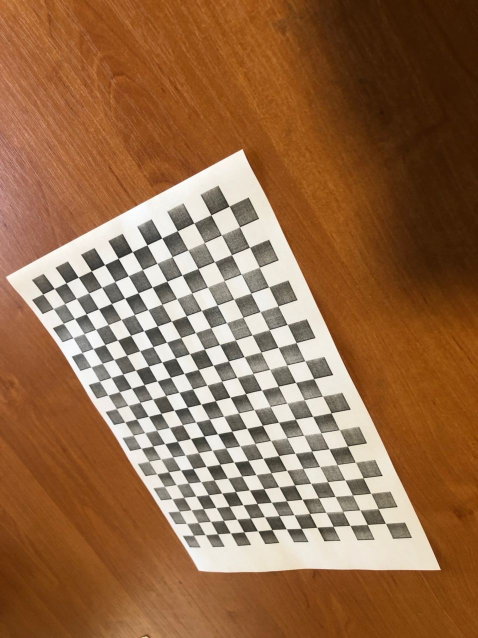
#> input picture panorama-stiching/datasets_for_calibrating/chessboard19x14/photo_2020-09-21 13.48.17.jpeg, 956 x 1276 px (shown at 1/2 size); its folder holds 4 pictures in this run
$ python calibration.py
#> lines starting #> are read from the running program, lines starting #| are printed output that depends on the picture; after the words box and inside, x2 and y2 are one past the last pixel; in counts of white or black regions, pixels touching at a corner belong together
import cv2
import numpy as np
import glob
import os


def get_matrix(folder_name, patternSize):
    # termination criteria
#> called with folder_name = 'datasets_for_calibrating/chessboard19x14', patternSize = (19, 14)
    criteria = (cv2.TERM_CRITERIA_EPS + cv2.TERM_CRITERIA_MAX_ITER, 30, 0.001)

    # prepare object points, like (0,0,0), (1,0,0), (2,0,0) ....,(6,5,0)
    # вместо этих координат задать размеры

    objp = np.zeros((patternSize[1] * patternSize[0], 3), np.float32)
    objp[:, :2] = np.mgrid[0:patternSize[0], 0:patternSize[1]].T.reshape(-1, 2)

    # Arrays to store object points and image points from all the images.
    objpoints = []  # 3d point in real world space
    imgpoints = []  # 2d points in image plane.

    images = glob.glob(folder_name + '/*.jpeg')

    binary = None
    i = 1
    for fname in images:
        img = cv2. imread(fname)
#> img is the input picture: shape (1276, 956, 3); mean B, G, R 74.5, 107.8, 148.6

        _, thr = cv2.threshold(img, 190, 255, cv2.THRESH_BINARY)
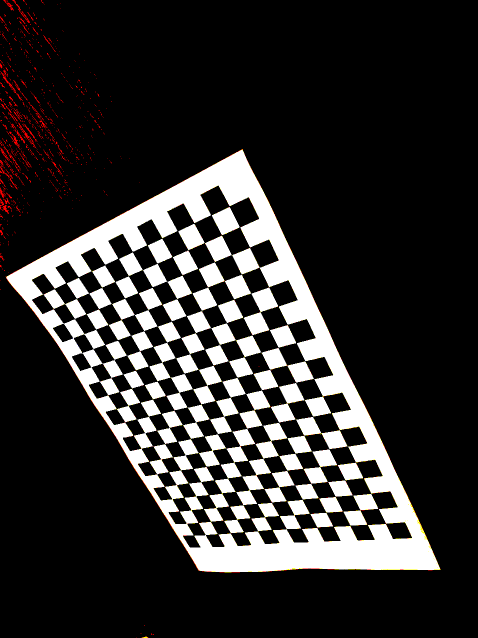
#> thr: shape (1276, 956, 3) (shown at 1/2 size); mean B, G, R 47.3, 48, 49.5
        gray = cv2.cvtColor(thr, cv2.COLOR_RGB2GRAY)
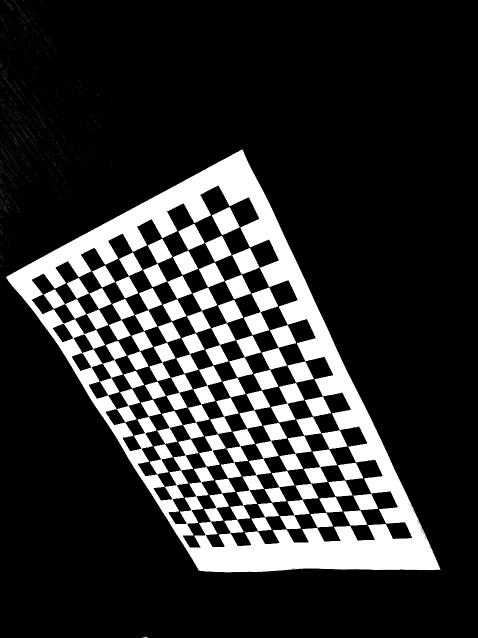
#> gray: shape (1276, 956) (shown at 1/2 size); min 0, max 255, mean 48
        gray = cv2.erode(gray, kernel=np.ones((3, 3), np.uint8))
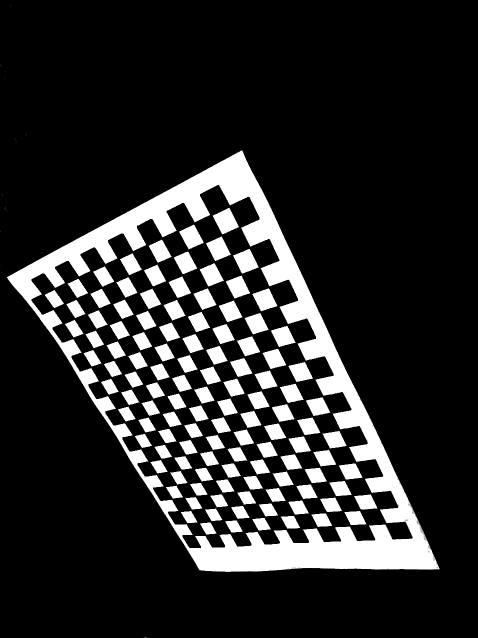
#> gray: shape (1276, 956) (shown at 1/2 size); min 0, max 255, mean 42.1

        # Find the chess board corners
        print(i)
        ret, corners = cv2.findChessboardCorners(gray, patternSize, None)
#> ret = True; corners = 266 rows, first 8: [387, 1070.5], [374.3, 1045.8], [359, 1022.5], [343.6, 999.5], [329, 973], [315.4, 946.7], [300.2, 924.1], [281.8, 898.4]
        cv2.namedWindow('binary', cv2.WINDOW_NORMAL)
        cv2.imshow('binary', gray)
        cv2.waitKey(0)

        if ret:
            i+=1
            objpoints.append(objp)

            corners2 = cv2.cornerSubPix(gray, corners, (11, 11), (-1, -1), criteria)
#> corners2 = 266 rows, first 8: [387.4, 1070.5], [373.5, 1047], [359.1, 1022.8], [344.3, 997.8], [329.1, 973.1], [313.7, 947.9], [297.9, 922.8], [282.6, 896.8]
            imgpoints.append(corners2)

            # Draw and display the corners
            img = cv2.drawChessboardCorners(img, patternSize, corners2, ret)
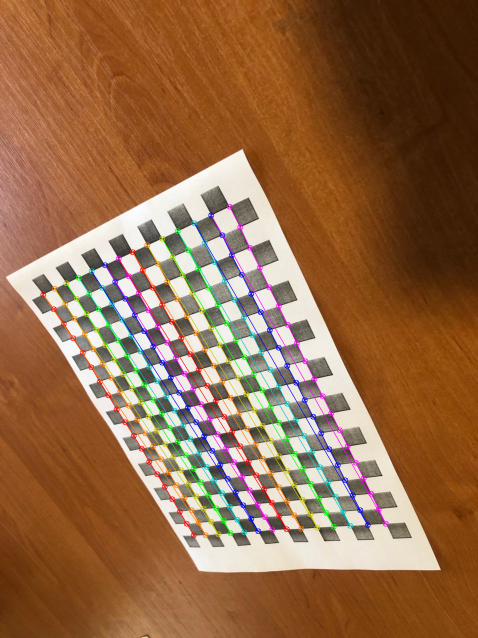
#> img: shape (1276, 956, 3) (shown at 1/2 size); 5.2% of pixels changed, all inside (x1, y1, x2, y2) = (80, 407, 778, 1077)
#> pass 2 of the loop in get_matrix, `for fname in images:`:
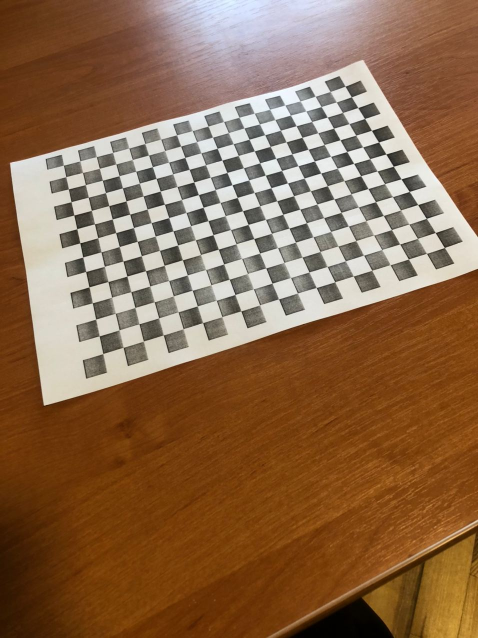
#> input picture panorama-stiching/datasets_for_calibrating/chessboard19x14/photo_2020-09-21 13.48.20.jpeg, 956 x 1276 px (shown at 1/2 size)
#> in get_matrix, img is the input picture: shape (1276, 956, 3); mean B, G, R 76.8, 106, 139.7
#> in get_matrix, `gray = cv2.erode(gray, kernel=np.ones((3, 3), np.uint8))`:
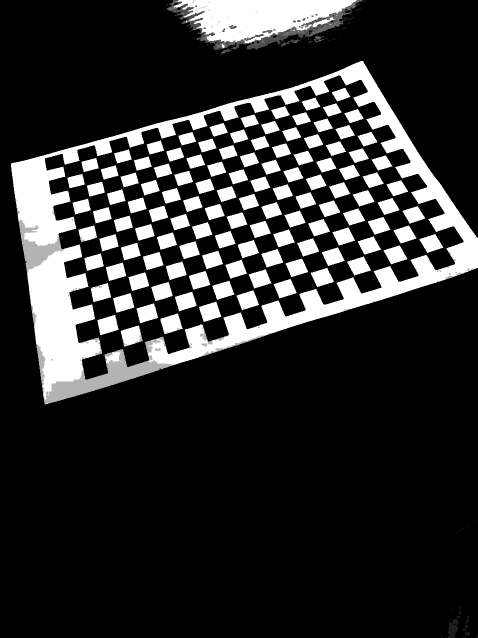
#> gray: shape (1276, 956) (shown at 1/2 size); min 0, max 255, mean 46.2
#> corners = 266 rows, first 8: [126.4, 332.7], [158.7, 321], [193, 313.5], [225.5, 305], [258, 296.5], [290, 288], [321, 280.3], [354, 270]
#> corners2 = 266 rows, first 8: [127.7, 330.5], [160.5, 322.4], [192.9, 313.6], [225.9, 305.2], [258, 296.6], [290.4, 287.5], [321.9, 278.6], [354.1, 270.3]
#> in get_matrix, `img = cv2.drawChessboardCorners(img, patternSize, corners2, ret)`:
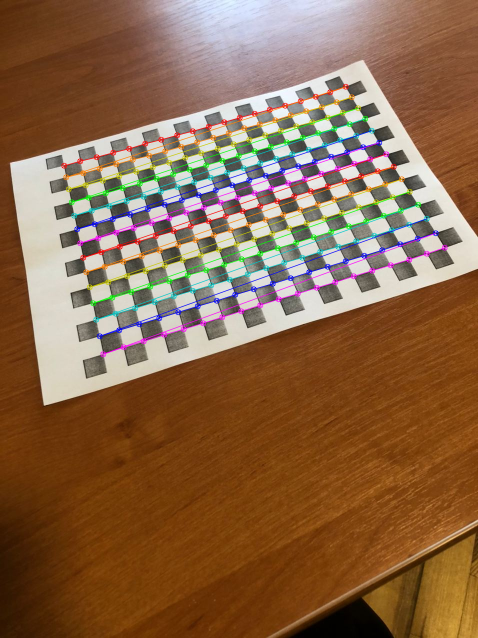
#> img: shape (1276, 956, 3) (shown at 1/2 size); 5.53% of pixels changed, all inside (x1, y1, x2, y2) = (122, 167, 896, 715)
#> pass 3 of the loop in get_matrix, `for fname in images:`:
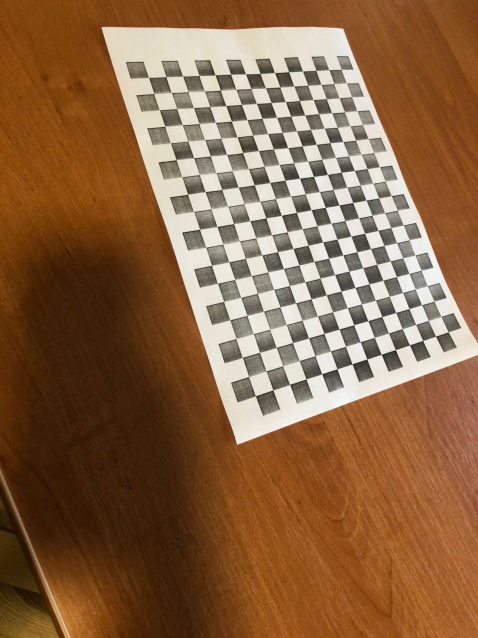
#> input picture panorama-stiching/datasets_for_calibrating/chessboard19x14/photo_2020-09-21 13.48.22.jpeg, 956 x 1276 px (shown at 1/2 size)
#> in get_matrix, img is the input picture: shape (1276, 956, 3); mean B, G, R 68.5, 100.8, 137.9
#> in get_matrix, `gray = cv2.erode(gray, kernel=np.ones((3, 3), np.uint8))`:
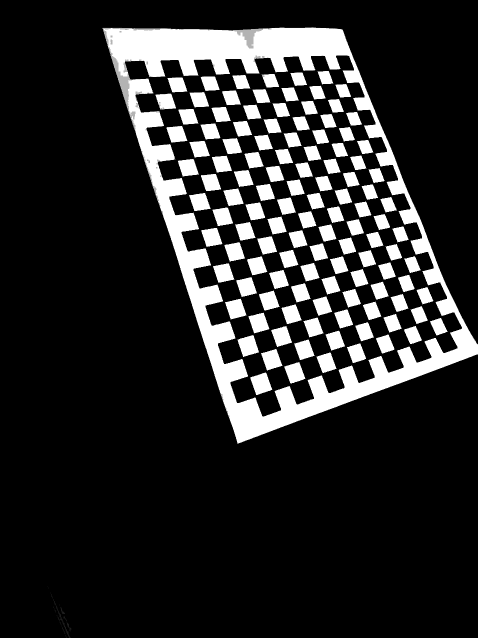
#> gray: shape (1276, 956) (shown at 1/2 size); min 0, max 255, mean 41.1
#> corners = 266 rows, first 8: [682.5, 139.5], [692, 167.4], [703.5, 194.5], [713.3, 223.5], [725.5, 249.5], [735.7, 279.5], [750.3, 307], [760.4, 332.3]
#> corners2 = 266 rows, first 8: [682.4, 138.8], [693.1, 166.5], [703.9, 194.5], [714.3, 222.2], [725.5, 249.6], [736.7, 277.8], [748, 305.4], [759.6, 334.2]
#> in get_matrix, `img = cv2.drawChessboardCorners(img, patternSize, corners2, ret)`:
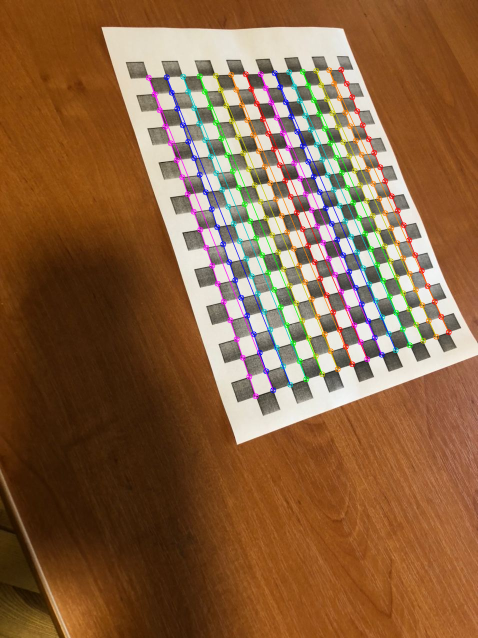
#> img: shape (1276, 956, 3) (shown at 1/2 size); 5.33% of pixels changed, all inside (x1, y1, x2, y2) = (291, 133, 904, 799)
#> the loop made 4 passes; the first 3 are shown
            # [5 lines of commented-out code are left out]

    cv2.destroyAllWindows()

    ret, mtx, dist, rvecs, tvecs = cv2.calibrateCamera(objpoints, imgpoints, gray.shape[::-1], None, None)

    print(mtx)

    return mtx, dist


# [41 lines left out: function undistort, not called in this run]


# [5 lines of commented-out code are left out]
get_matrix(folder_name='datasets_for_calibrating/chessboard19x14', patternSize=(19, 14))
get_matrix(folder_name='datasets_for_calibrating/chessboard9x6', patternSize=(9, 6))
#> (the run stopped early here; a loop or call above may not have finished)
